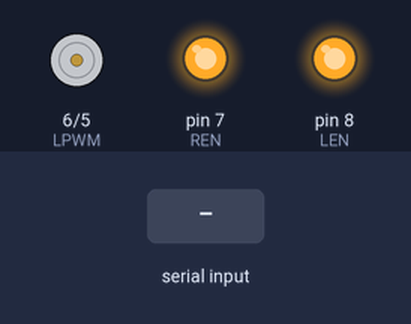
Simulated run of this sketch. Board: Arduino Uno, built with avr-gcc and run on an emulated ATmega328P. Shown: motor-driver pin pairs drawn as motors (green arrow = first pin HIGH = forward, orange = second pin HIGH = backward, longer = more drive), output pins drawn as LEDs (lit = HIGH). The test bench sets the inputs (shaded band). What the sketch prints to the serial monitor is not drawn.

Above: at 1.2 s.
1.3 s: "S" received over Serial
At 2.5 s:
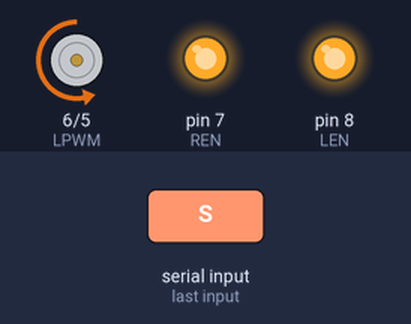
2.8 s: "W" received over Serial
At 3.8 s:
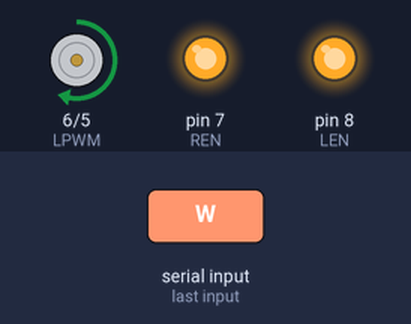
Timing chart, 0 to 5.8 s (numbered marks = the images above; inputs shaded):
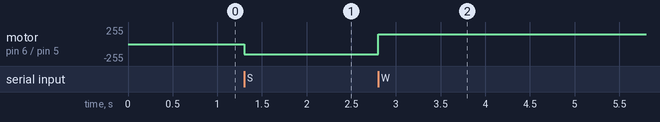

Measured:
- after the input at 1.3 s, motor on pin 6 (LPWM) / pin 5 (RPWM): stopped → backward 150/255 at once
- after the input at 2.8 s, motor on pin 6 (LPWM) / pin 5 (RPWM): backward 150/255 → forward 150/255 at once

The sketch:

sketch_nov6a.ino
```cpp
#define RPWM 5
#define LPWM 6
#define REN  7
#define LEN  8

int motorSpeed = 150;

void setup() {
  Serial.begin(9600);

  pinMode(RPWM, OUTPUT);
  pinMode(LPWM, OUTPUT);
  pinMode(REN, OUTPUT);
  pinMode(LEN, OUTPUT);

  digitalWrite(REN, HIGH);
  digitalWrite(LEN, HIGH);

  stopMotor();

  Serial.println("BTS7960 Motor Control Ready");
  Serial.println("W = Forward");
  Serial.println("S = Reverse");
  Serial.println("X = Stop");
}

void loop() {
  if (Serial.available() > 0) {
    char command = Serial.read();

    switch (command) {
      case 'S':
      case 's':
        forward();
        break;

      case 'W':
      case 'w':
        backward();
        break;

      case 'X':
      case 'x':
        stopMotor();
        break;
    }
  }
}

void forward() {
  analogWrite(LPWM, 0);
  analogWrite(RPWM, motorSpeed);
}

void backward() {
  analogWrite(RPWM, 0);
  analogWrite(LPWM, motorSpeed);
}

void stopMotor() {
  analogWrite(RPWM, 0);
  analogWrite(LPWM, 0);
}
```
